Frame 1 (no input): blank canvas, image omitted
Frame 60 (no input): blank canvas, image omitted
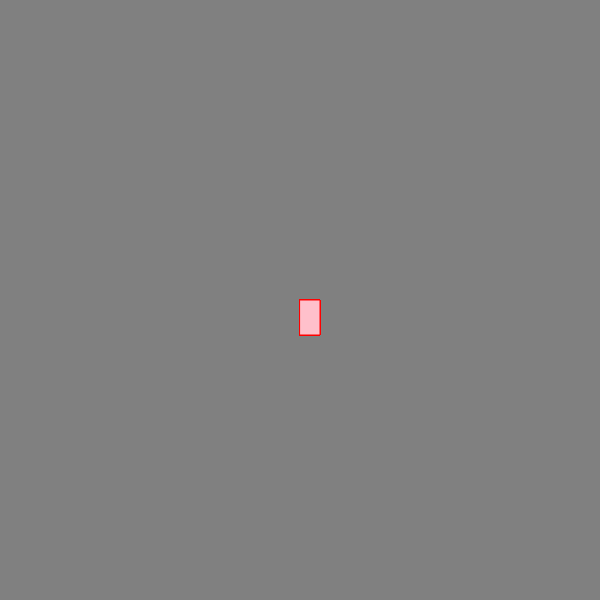
Frame 120 (the mouse pressed at the canvas centre since frame 60)

The p5.js sketch whose frames 1 and 60 were blank and that drew this single picture after the mouse press (run headless with seeded random() and noise() and a simulated clock; from frame 60 on, the mouse is pressed at the canvas centre):

// p5.js sketch
// ── sketch.js
function setup() {
  createCanvas(600, 600);
  background("gray");
}

function draw() {
  stroke("red")
  fill("pink");

  // console.log(mouseIsPressed)

  if (mouseIsPressed) {
    rect(mouseX, mouseY, 20, 35);
  }
}
